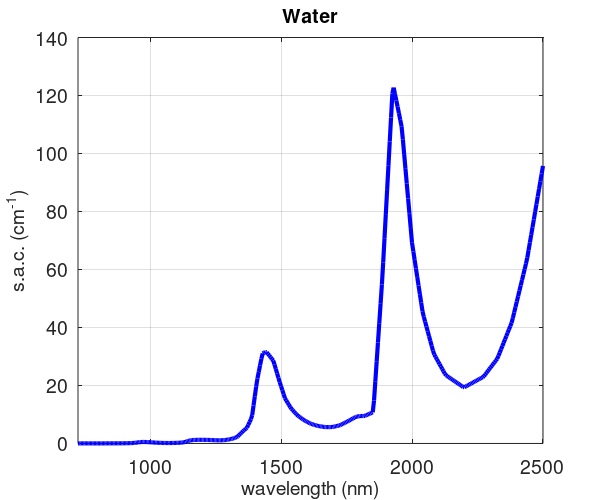

The MATLAB script that drew this image:
% Data description:
% specific absorption coefficient of water (725-2500nm), 
% linearly interpolated from original data (resolution of 5nm) 
%
%
% ***********************************************************************
%
% Original data source:
% 
% K.F. Palmer and D. Williams, Optical Properties of water in the near 
% infrared, Journal of the Optical Society of America, V.64, 
% pp. 1107-1110, August, 1974.
%
% ***********************************************************************


clear all
data=[
0.0134 
0.0186 
0.0238 
0.02548 
0.02716 
0.0279 
0.02765 
0.02682 
0.02586 
0.02492 
0.02405 
0.02317 
0.02238 
0.02162 
0.02088 
0.02025 
0.01963 
0.01927 
0.01933 
0.0199 
0.02409 
0.02828 
0.03193 
0.03475 
0.03757 
0.03952 
0.04089 
0.04225 
0.04436 
0.04696 
0.04956 
0.05253 
0.05575 
0.05897 
0.06266 
0.06707 
0.07147 
0.07759 
0.09053 
0.1035 
0.1164 
0.1363 
0.158 
0.193 
0.238 
0.298 
0.3667 
0.4412 
0.4827 
0.5023 
0.5106 
0.502 
0.4855 
0.469 
0.4425 
0.416 
0.3835 
0.351 
0.318 
0.285 
0.2605 
0.2359 
0.2161 
0.1975 
0.1829 
0.1711 
0.1621 
0.1574 
0.1527 
0.148 
0.1533 
0.1586 
0.1639 
0.1725 
0.1833 
0.1953 
0.212 
0.2287 
0.26 
0.295 
0.3418 
0.4355 
0.5293 
0.6778 
0.8402 
0.985 
1.06 
1.135 
1.188 
1.207 
1.226 
1.236 
1.243 
1.25 
1.25 
1.25 
1.25 
1.24 
1.23 
1.22 
1.203 
1.187 
1.17 
1.15 
1.13 
1.11 
1.098 
1.085 
1.073 
1.085 
1.104 
1.122 
1.167 
1.229 
1.291 
1.359 
1.456 
1.554 
1.651 
1.806 
1.977 
2.148 
2.43 
2.88 
3.33 
3.78 
4.203 
4.618 
5.034 
5.45 
6.418 
7.387 
8.355 
9.781 
13.04 
16.29 
19.55 
22.4 
24.67 
26.93 
29.19 
31.05 
31.3 
31.55 
31.47 
30.9 
30.33 
29.76 
29.19 
28.61 
27.26 
25.72 
24.17 
22.63 
21.15 
19.76 
18.37 
16.99 
15.6 
14.84 
14.08 
13.32 
12.56 
11.91 
11.42 
10.94 
10.45 
9.97 
9.546 
9.21 
8.875 
8.54 
8.204 
7.923 
7.679 
7.435 
7.191 
6.947 
6.744 
6.603 
6.463 
6.323 
6.182 
6.055 
5.98 
5.905 
5.83 
5.755 
5.68 
5.65 
5.65 
5.65 
5.65 
5.65 
5.65 
5.75 
5.85 
5.95 
6.05 
6.15 
6.276 
6.504 
6.732 
6.961 
7.189 
7.417 
7.649 
7.896 
8.143 
8.39 
8.637 
8.884 
9.131 
9.255 
9.349 
9.442 
9.473 
9.46 
9.447 
9.52 
9.72 
9.92 
10.12 
10.32 
10.52 
10.72 
14.8 
21.47 
28.15 
34.82 
41.49 
48.16 
54.83 
62.49 
70.8 
79.11 
87.43 
95.74 
104.1 
112.4 
120.7 
122.7 
120.5 
118.3 
116.1 
113.9 
111.6 
109.4 
104.9 
99.82 
94.71 
89.61 
84.51 
79.41 
74.3 
69.2 
66.25 
63.3 
60.35 
57.4 
54.44 
51.49 
48.54 
45.59 
43.67 
 42 
40.33 
38.67 
 37 
35.33 
33.67 
 32 
30.67 
29.85 
29.03 
28.2 
27.38 
26.56 
25.74 
24.92 
24.09 
23.48 
23.17 
22.86 
22.56 
22.25 
21.94 
21.63 
21.33 
21.02 
20.71 
20.41 
20.1 
19.79 
19.48 
19.4 
19.65 
19.89 
20.14 
20.39 
20.63 
20.88 
21.13 
21.37 
21.62 
21.87 
22.11 
22.36 
22.61 
22.85 
23.24 
23.83 
24.43 
25.02 
25.62 
26.21 
26.8 
27.4 
27.99 
28.59 
29.18 
30.21 
31.35 
32.48 
33.62 
34.75 
35.89 
37.03 
38.16 
39.3 
40.44 
41.57 
43.3 
45.17 
47.04 
48.91 
50.78 
52.65 
54.52 
56.39 
58.26 
60.13 
 62 
64.03 
66.67 
69.31 
71.95 
74.59 
77.22 
79.86 
82.5 
85.14 
87.78 
90.42 
93.06 
95.7 
];

fid=fopen('sacWIR.txt','wb');
for i=1:356
    wave(i)=720+i*5;
    fprintf(fid,'%d  %3.4g \n',wave(i),data(i));
end
fclose(fid);

plot(wave,data,'b-','linewidth',3);
axis([725 2500 0 140]);
set(gca,'FontSize',14);
grid on
title('Water','FontSize',14)
ylabel('s.a.c. (cm^{-1})','fontsize',14);
xlabel('wavelength (nm)','fontsize',14);
set(gcf,'PaperUnits','inches','PaperPosition',[0 0 6 5]);
pause
print('-dpng', '-r100','water3.png');
close 
   



